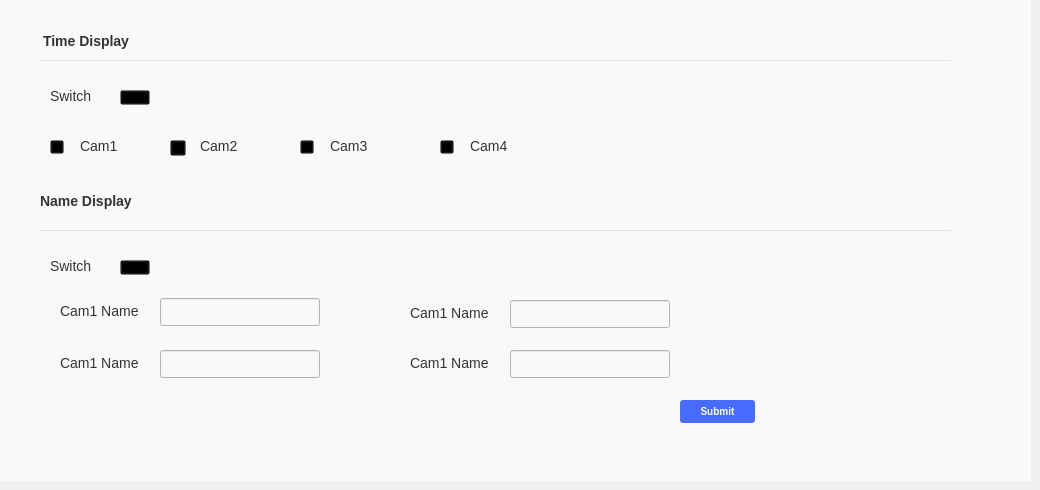
   <widget class="QWidget" name="tab_2">
    <attribute name="title">
     <string>OSD Setting</string>
    </attribute>
    <widget class="QWidget" name="widget_2" native="true">
     <property name="geometry">
      <rect>
       <x>0</x>
       <y>0</y>
       <width>1031</width>
       <height>481</height>
      </rect>
     </property>
     <property name="styleSheet">
      <string notr="true">QWidget{
background-color: #F9F9F9;
	font-family: &quot;Microsoft YaHei&quot;;
	font-size:14px;
    color: #333333;
}
/*2个开关*/
QPushButton#OSDswith_timeDisplay,#OSDswith_nameDisplay{
background-color:#00000000;
	border-image: url(:/images/switch_off.png);
}
QPushButton#OSDswith_timeDisplay:checked,#OSDswith_nameDisplay:checked{
	border-image:url(:/images/switch_on.png);
}
/*3个通道选择按钮*/
QPushButton#OSDpushButton_cam1,#OSDpushButton_cam2,#OSDpushButton_cam3,#OSDpushButton_cam4{
background-color:#00000000;
	border-image: url(:/images/device_unselect.png);
}

QPushButton#OSDpushButton_cam1:checked,#OSDpushButton_cam2:checked,#OSDpushButton_cam3:checked,#OSDpushButton_cam4:checked{
	border-image:url(:/images/device_select.png);
}

/*确定按钮*/
QPushButton#OSDpushButton_submit {
	background-color:rgba(71,107,253,1);
	border-width:0;
    padding:4px;  
	border-style:inset;  
	border-radius:3px;  
	color:white;
	font-family: &quot;Microsoft YaHei&quot;;
	font:bold 10px;
}
QPushButton#OSDpushButton_submit:pressed {  
    padding-left:6px;  
    padding-top:6px;  
}  

</string>
     </property>
     <widget class="QLabel" name="OSDlabel_timedisplay">
      <property name="geometry">
       <rect>
        <x>43</x>
        <y>30</y>
        <width>101</width>
        <height>22</height>
       </rect>
      </property>
      <property name="styleSheet">
       <string notr="true">font:bold 14px</string>
      </property>
      <property name="text">
       <string>Time Display</string>
      </property>
     </widget>
     <widget class="Line" name="OSDline">
      <property name="geometry">
       <rect>
        <x>40</x>
        <y>60</y>
        <width>911</width>
        <height>1</height>
       </rect>
      </property>
      <property name="styleSheet">
       <string notr="true">border: 0px solid red; background-color: #E2E2E2; </string>
      </property>
      <property name="orientation">
       <enum>Qt::Horizontal</enum>
      </property>
     </widget>
     <widget class="QLabel" name="OSDlabel_cam1">
      <property name="geometry">
       <rect>
        <x>80</x>
        <y>135</y>
        <width>43</width>
        <height>22</height>
       </rect>
      </property>
      <property name="text">
       <string>Cam1</string>
      </property>
     </widget>
     <widget class="QPushButton" name="OSDpushButton_cam1">
      <property name="geometry">
       <rect>
        <x>50</x>
        <y>140</y>
        <width>14</width>
        <height>14</height>
       </rect>
      </property>
      <property name="sizePolicy">
       <sizepolicy hsizetype="Maximum" vsizetype="Maximum">
        <horstretch>14</horstretch>
        <verstretch>14</verstretch>
       </sizepolicy>
      </property>
      <property name="minimumSize">
       <size>
        <width>14</width>
        <height>14</height>
       </size>
      </property>
      <property name="focusPolicy">
       <enum>Qt::NoFocus</enum>
      </property>
      <property name="styleSheet">
       <string notr="true"/>
      </property>
      <property name="text">
       <string/>
      </property>
      <property name="iconSize">
       <size>
        <width>14</width>
        <height>14</height>
       </size>
      </property>
      <property name="checkable">
       <bool>true</bool>
      </property>
     </widget>
     <widget class="QLabel" name="OSDlabel_swith_timeDisplay">
      <property name="geometry">
       <rect>
        <x>50</x>
        <y>90</y>
        <width>54</width>
        <height>12</height>
       </rect>
      </property>
      <property name="text">
       <string>Switch</string>
      </property>
     </widget>
     <widget class="QPushButton" name="OSDswith_timeDisplay">
      <property name="geometry">
       <rect>
        <x>120</x>
        <y>90</y>
        <width>30</width>
        <height>15</height>
       </rect>
      </property>
      <property name="focusPolicy">
       <enum>Qt::NoFocus</enum>
      </property>
      <property name="styleSheet">
       <string notr="true"/>
      </property>
      <property name="text">
       <string/>
      </property>
      <property name="checkable">
       <bool>true</bool>
      </property>
      <property name="checked">
       <bool>false</bool>
      </property>
     </widget>
     <widget class="QLabel" name="OSDlabel_namediplay">
      <property name="geometry">
       <rect>
        <x>40</x>
        <y>190</y>
        <width>101</width>
        <height>22</height>
       </rect>
      </property>
      <property name="styleSheet">
       <string notr="true">font:bold 14px</string>
      </property>
      <property name="text">
       <string>Name Display</string>
      </property>
     </widget>
     <widget class="Line" name="OSDline_2">
      <property name="geometry">
       <rect>
        <x>40</x>
        <y>230</y>
        <width>911</width>
        <height>1</height>
       </rect>
      </property>
      <property name="styleSheet">
       <string notr="true">border:none;
background-color: rgb(226, 226, 226);</string>
      </property>
      <property name="orientation">
       <enum>Qt::Horizontal</enum>
      </property>
     </widget>
     <widget class="QPushButton" name="OSDswith_nameDisplay">
      <property name="geometry">
       <rect>
        <x>120</x>
        <y>260</y>
        <width>30</width>
        <height>15</height>
       </rect>
      </property>
      <property name="focusPolicy">
       <enum>Qt::NoFocus</enum>
      </property>
      <property name="styleSheet">
       <string notr="true"/>
      </property>
      <property name="text">
       <string/>
      </property>
      <property name="checkable">
       <bool>true</bool>
      </property>
      <property name="checked">
       <bool>false</bool>
      </property>
     </widget>
     <widget class="QLabel" name="OSDlabel_swith_nameDisplay">
      <property name="geometry">
       <rect>
        <x>50</x>
        <y>260</y>
        <width>54</width>
        <height>12</height>
       </rect>
      </property>
      <property name="text">
       <string>Switch</string>
      </property>
     </widget>
     <widget class="QLabel" name="OSDlabel_cam_1">
      <property name="geometry">
       <rect>
        <x>60</x>
        <y>300</y>
        <width>91</width>
        <height>22</height>
       </rect>
      </property>
      <property name="text">
       <string>Cam1 Name</string>
      </property>
     </widget>
     <widget class="QLineEdit" name="OSDlineEdit_cam1">
      <property name="geometry">
       <rect>
        <x>160</x>
        <y>298</y>
        <width>160</width>
        <height>28</height>
       </rect>
      </property>
     </widget>
     <widget class="QLabel" name="OSDlabel_cam2">
      <property name="geometry">
       <rect>
        <x>200</x>
        <y>135</y>
        <width>43</width>
        <height>22</height>
       </rect>
      </property>
      <property name="text">
       <string>Cam2</string>
      </property>
     </widget>
     <widget class="QPushButton" name="OSDpushButton_cam2">
      <property name="geometry">
       <rect>
        <x>170</x>
        <y>140</y>
        <width>16</width>
        <height>16</height>
       </rect>
      </property>
      <property name="sizePolicy">
       <sizepolicy hsizetype="Maximum" vsizetype="Maximum">
        <horstretch>14</horstretch>
        <verstretch>14</verstretch>
       </sizepolicy>
      </property>
      <property name="minimumSize">
       <size>
        <width>14</width>
        <height>14</height>
       </size>
      </property>
      <property name="focusPolicy">
       <enum>Qt::NoFocus</enum>
      </property>
      <property name="styleSheet">
       <string notr="true"/>
      </property>
      <property name="text">
       <string/>
      </property>
      <property name="iconSize">
       <size>
        <width>14</width>
        <height>14</height>
       </size>
      </property>
      <property name="checkable">
       <bool>true</bool>
      </property>
      <property name="checked">
       <bool>false</bool>
      </property>
     </widget>
     <widget class="QLabel" name="OSDlabel_cam3">
      <property name="geometry">
       <rect>
        <x>330</x>
        <y>135</y>
        <width>43</width>
        <height>22</height>
       </rect>
      </property>
      <property name="text">
       <string>Cam3</string>
      </property>
     </widget>
     <widget class="QPushButton" name="OSDpushButton_cam3">
      <property name="geometry">
       <rect>
        <x>300</x>
        <y>140</y>
        <width>14</width>
        <height>14</height>
       </rect>
      </property>
      <property name="sizePolicy">
       <sizepolicy hsizetype="Maximum" vsizetype="Maximum">
        <horstretch>14</horstretch>
        <verstretch>14</verstretch>
       </sizepolicy>
      </property>
      <property name="minimumSize">
       <size>
        <width>14</width>
        <height>14</height>
       </size>
      </property>
      <property name="focusPolicy">
       <enum>Qt::NoFocus</enum>
      </property>
      <property name="styleSheet">
       <string notr="true"/>
      </property>
      <property name="text">
       <string/>
      </property>
      <property name="iconSize">
       <size>
        <width>14</width>
        <height>14</height>
       </size>
      </property>
      <property name="checkable">
       <bool>true</bool>
      </property>
      <property name="checked">
       <bool>true</bool>
      </property>
     </widget>
     <widget class="QLabel" name="OSDlabel_cam4">
      <property name="geometry">
       <rect>
        <x>470</x>
        <y>135</y>
        <width>43</width>
        <height>22</height>
       </rect>
      </property>
      <property name="text">
       <string>Cam4</string>
      </property>
     </widget>
     <widget class="QPushButton" name="OSDpushButton_cam4">
      <property name="geometry">
       <rect>
        <x>440</x>
        <y>140</y>
        <width>14</width>
        <height>14</height>
       </rect>
      </property>
      <property name="sizePolicy">
       <sizepolicy hsizetype="Maximum" vsizetype="Maximum">
        <horstretch>14</horstretch>
        <verstretch>14</verstretch>
       </sizepolicy>
      </property>
      <property name="minimumSize">
       <size>
        <width>14</width>
        <height>14</height>
       </size>
      </property>
      <property name="focusPolicy">
       <enum>Qt::NoFocus</enum>
      </property>
      <property name="styleSheet">
       <string notr="true"/>
      </property>
      <property name="text">
       <string/>
      </property>
      <property name="iconSize">
       <size>
        <width>14</width>
        <height>14</height>
       </size>
      </property>
      <property name="checkable">
       <bool>true</bool>
      </property>
      <property name="checked">
       <bool>false</bool>
      </property>
     </widget>
     <widget class="QLabel" name="OSDlabel_cam_2">
      <property name="geometry">
       <rect>
        <x>410</x>
        <y>302</y>
        <width>91</width>
        <height>22</height>
       </rect>
      </property>
      <property name="text">
       <string>Cam1 Name</string>
      </property>
     </widget>
     <widget class="QLineEdit" name="OSDlineEdit_cam2">
      <property name="geometry">
       <rect>
        <x>510</x>
        <y>300</y>
        <width>160</width>
        <height>28</height>
       </rect>
      </property>
     </widget>
     <widget class="QLabel" name="OSDlabel_cam_3">
      <property name="geometry">
       <rect>
        <x>60</x>
        <y>352</y>
        <width>91</width>
        <height>22</height>
       </rect>
      </property>
      <property name="text">
       <string>Cam1 Name</string>
      </property>
     </widget>
     <widget class="QLineEdit" name="OSDlineEdit_cam3">
      <property name="geometry">
       <rect>
        <x>160</x>
        <y>350</y>
        <width>160</width>
        <height>28</height>
       </rect>
      </property>
     </widget>
     <widget class="QLabel" name="OSDlabel_cam_4">
      <property name="geometry">
       <rect>
        <x>410</x>
        <y>352</y>
        <width>91</width>
        <height>22</height>
       </rect>
      </property>
      <property name="text">
       <string>Cam1 Name</string>
      </property>
     </widget>
     <widget class="QLineEdit" name="OSDlineEdit_cam4">
      <property name="geometry">
       <rect>
        <x>510</x>
        <y>350</y>
        <width>160</width>
        <height>28</height>
       </rect>
      </property>
     </widget>
     <widget class="QPushButton" name="OSDpushButton_submit">
      <property name="geometry">
       <rect>
        <x>680</x>
        <y>400</y>
        <width>75</width>
        <height>23</height>
       </rect>
      </property>
      <property name="focusPolicy">
       <enum>Qt::NoFocus</enum>
      </property>
      <property name="styleSheet">
       <string notr="true"/>
      </property>
      <property name="text">
       <string>Submit</string>
      </property>
     </widget>
    </widget>
   </widget>
